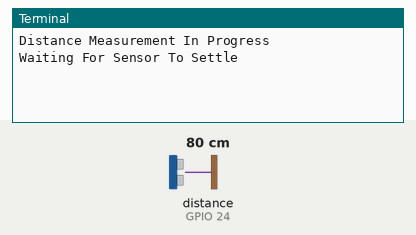
This program was run on a simulated Raspberry Pi (BCM pin numbers). Parts: the last lines printed to the terminal. Inputs (shaded band) come from the test bench; at power-on: distance to the obstacle (sensor on GPIO 24) 80 cm. The echo pulse lasts 58.3 µs per cm; the clock reads 2024-03-15 10:24:30 at power-on unless the program sets it.

Above: at 1.2 s.
1.3 s: distance to the obstacle (sensor on GPIO 24) set to 2 cm
At 3.4 s:
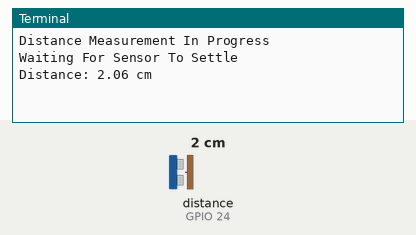
4.3 s: distance to the obstacle (sensor on GPIO 24) set to 4 cm
At 6.5 s:
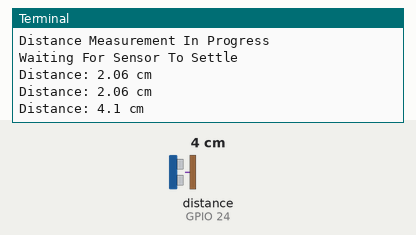

Measured:
- after the input at 1.3 s, the terminal: prints a new line after 0.70 s (image 1)
- after the input at 4.3 s, the terminal: prints a new line after 1.7 s (image 2)

The program:

ultrasonic.py
```python
import RPi.GPIO as GPIO
import time
GPIO.setmode(GPIO.BCM)
TRIG= 23
ECHO =24
print ("Distance Measurement In Progress")
GPIO.setup (TRIG, GPIO. OUT)
GPIO.setup (ECHO, GPIO.IN)
GPIO.output (TRIG, False)
print ("Waiting For Sensor To Settle")
while True:
	time.sleep(2)
	GPIO.output (TRIG, True)
	time.sleep(0.00001)
	GPIO.output (TRIG, False)
	while GPIO.input (ECHO)==0:
		pulse_start = time.time()
	while GPIO.input (ECHO)==1:
		pulse_end = time.time()
	pulse_duration = pulse_end - pulse_start
	distance = pulse_duration * 17150
	distance = round(distance, 2)
	print("Distance:",distance, "cm")
GPIO.cleanup()
```
